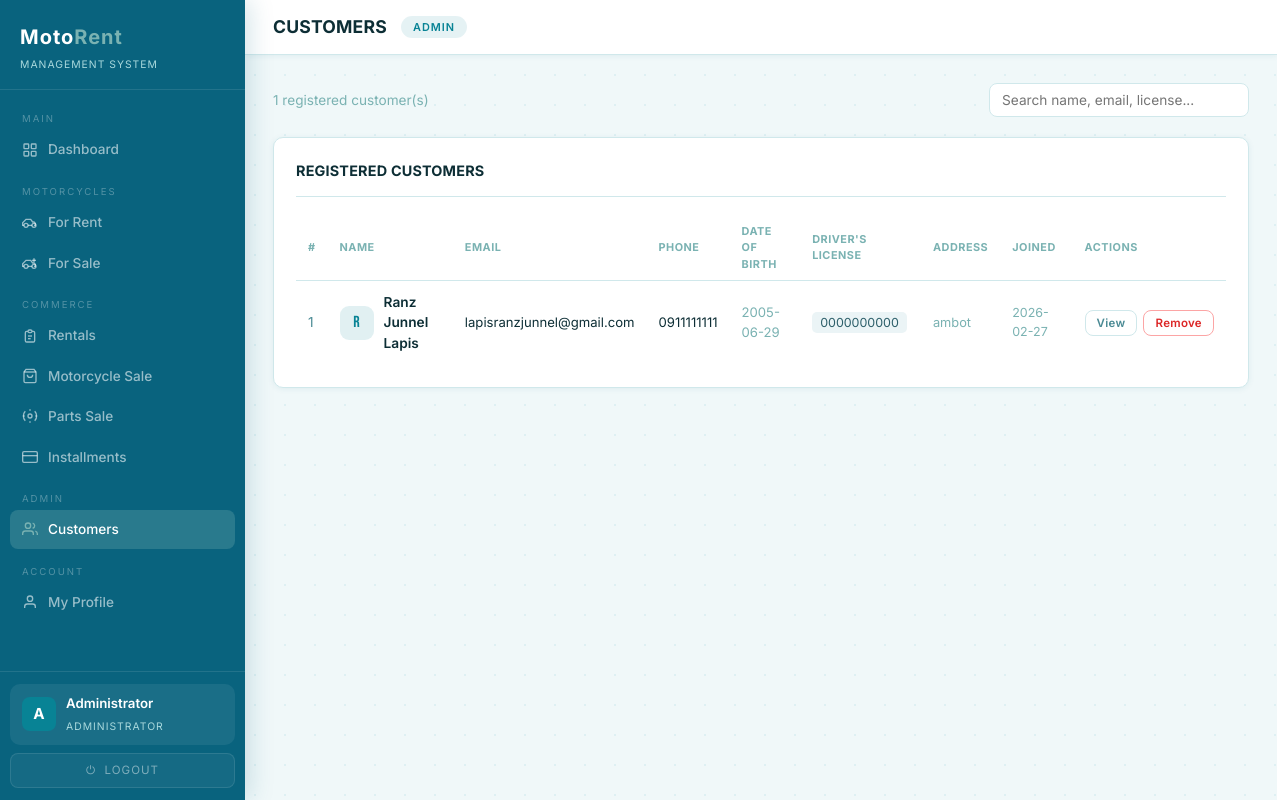
Before: /customers (signed in) with the older database file.
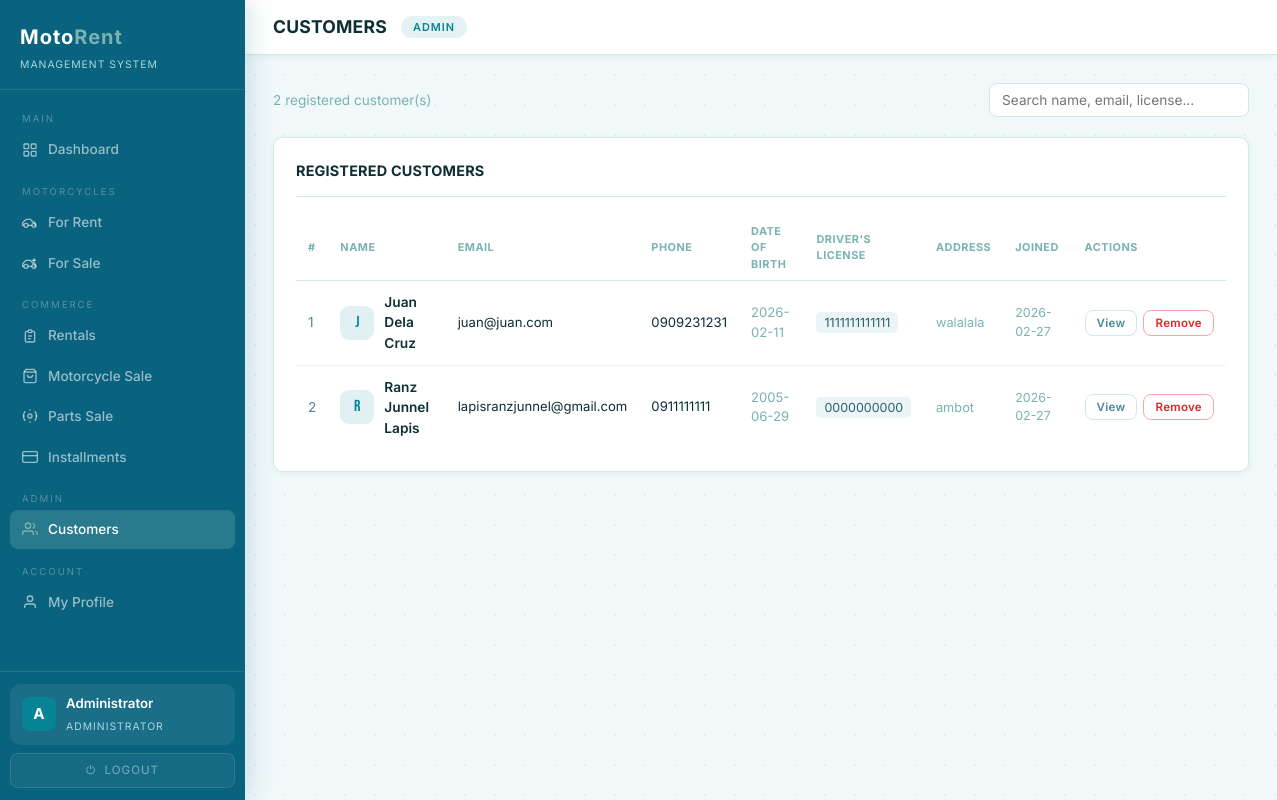
After: the same page with the newer database file.
### tables this page shows
CREATE TABLE customers (
            id           INTEGER PRIMARY KEY AUTOINCREMENT,
            firstname    VARCHAR(50)  NOT NULL,
            lastname     VARCHAR(50)  NOT NULL,
            email        VARCHAR(100) UNIQUE NOT NULL,
            phone        VARCHAR(20)  NOT NULL,
            birthdate    DATE         NOT NULL,
            address      TEXT         NOT NULL,
            license_no   VARCHAR(50)  UNIQUE NOT NULL,
            password     VARCHAR(255) NOT NULL,
            created_at   TIMESTAMP DEFAULT CURRENT_TIMESTAMP
        );

### app.py (the view)
@app.route('/customers')
@admin_required
def customers():
    search = request.args.get('search', '')
    all_customers = get_all_customers()
    if search:
        s = search.lower()
        all_customers = [c for c in all_customers
                         if s in c['firstname'].lower() or s in c['lastname'].lower()
                         or s in c['email'].lower() or s in c['license_no'].lower()]
    return render_template('customers.html', customers=all_customers,
                           role=session.get('role'), search=search)

### app.py (called while the page is built)
def is_logged_in(): return 'user_id' in session

def is_admin(): return session.get('role') in ('admin', 'superadmin')

def admin_required(f):
    from functools import wraps
    @wraps(f)
    def decorated(*args, **kwargs):
        if not is_logged_in():
            flash('Please log in first.', 'error')
            return redirect(url_for('login'))
        if not is_admin():
            return redirect(url_for('portal'))
        return f(*args, **kwargs)
    return decorated

### dbhelper.py (called while the page is built)
def connect():
    base_path = os.path.dirname(os.path.abspath(__file__))
    db_path   = os.path.join(base_path, "motorent.db")
    conn      = sqlite3.connect(db_path)
    conn.row_factory = sqlite3.Row
    return conn

def _fetchall(sql, params=()):
    conn = connect(); cur = conn.cursor()
    try:
        cur.execute(sql, params); return cur.fetchall()
    finally:
        conn.close()

def get_all_customers():          return _fetchall("SELECT * FROM customers ORDER BY lastname")

### templates/customers.html (shortened to what this page needs)
{% extends "base.html" %}
{% block page_title %}CUSTOMERS{% endblock %}
{% block content %}
<div class="customers-header">
  <span style="font-size:0.85rem;color:var(--muted);">
    {{ customers | length }} registered customer(s)
  </span>
  <div style="display:flex;gap:12px;align-items:center;">
    <input class="filter-input" id="cust-search"
           placeholder="Search name, email, license..."
           oninput="filterCustomerRows()"
           style="width:260px;"/>
  </div>
</div>
<div class="panel">
  <div class="panel-header">
    <div class="panel-title">REGISTERED CUSTOMERS</div>
  </div>
  <div class="table-wrap">
    <table>
      <thead>
        <tr>
          <th>#</th>
          <th>Name</th>
          <th>Email</th>
          <th>Phone</th>
          <th>Date of Birth</th>
          <th>Driver's License</th>
          <th>Address</th>
          <th>Joined</th>
          <th>Actions</th>
        </tr>
      </thead>
      <tbody>
        {% for c in customers %}
        <tr data-name="{{ c.firstname }} {{ c.lastname }}"
            data-idno="{{ c.license_no }}"
            data-email="{{ c.email }}">
          <td style="color:var(--muted2);">{{ loop.index }}</td>
          <td>
            <div style="display:flex;align-items:center;gap:10px;">
              <div style="width:34px;height:34px;border-radius:9px;
                          background:rgba(8,131,149,0.12);
                          display:flex;align-items:center;justify-content:center;
                          font-family:'Bebas Neue',sans-serif;font-size:1rem;
                          color:var(--accent);flex-shrink:0;">
                {{ c.firstname[0].upper() }}
              </div>
              <div>
                <div style="font-weight:600;">{{ c.firstname }} {{ c.lastname }}</div>
              </div>
            </div>
          </td>
          <td style="font-size:0.82rem;">{{ c.email }}</td>
          <td style="font-size:0.82rem;">{{ c.phone }}</td>
          <td style="font-size:0.82rem;color:var(--muted);">{{ c.birthdate or '—' }}</td>
          <td>
            <span style="font-size:0.78rem;background:#EBF4F6;padding:3px 8px;border-radius:5px;color:var(--text2);">
              {{ c.license_no }}
            </span>
          </td>
          <td style="font-size:0.8rem;color:var(--muted);max-width:160px;">
            {{ c.address or '—' }}
          </td>
          <td style="font-size:0.78rem;color:var(--muted);">
            {{ c.created_at[:10] if c.created_at else '—' }}
          </td>
          <td>
            <div style="display:flex;gap:6px;flex-wrap:nowrap;">
              <button class="btn btn-outline btn-sm"
                      onclick="viewCustomerActivity({{ c.id }}, '{{ c.firstname }} {{ c.lastname }}')">
                View
              </button>
              <button class="btn btn-danger btn-sm"
                      onclick="confirmDeleteCustomer({{ c.id }})">Remove</button>
            </div>
          </td>
        </tr>
        {% else %}
        <tr>
       <td colspan="9" style="text-align:center;color:var(--muted);padding:32px;">
            No customers registered yet.
          </td>
        </tr>
        {% endfor %}
      </tbody>
    </table>
  </div>
</div>
{% endblock %}

Changed rows visible on the page:
added customers: firstname "J", firstname "Juan", lastname "Dela Cruz", email "juan@juan.com", phone "0909231231", birthdate "2026-02-11", license_no "1111111111111", address "walalala", created_at "2026-02-27"
Other visible differences:
{{ customers | length }}: "1" → "2"
